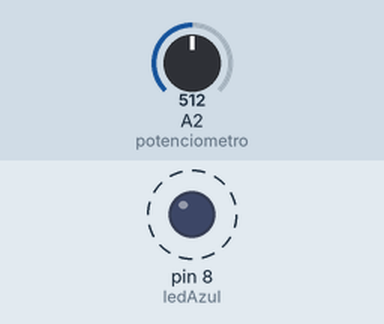
A sketch run on a simulated Arduino Uno, built with avr-gcc and run on an emulated ATmega328P. On the bench: output pins drawn as LEDs (lit = HIGH). Dashed ring = blinking. The inputs (shaded band) are chosen by the test bench; at power-on: A2 (potenciometro) = 512.

Above: at 1.8 s.
1.9 s: A2 (potenciometro) set to 0
At 2.8 s:
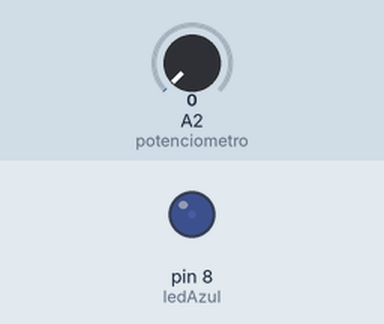
3.6 s: A2 (potenciometro) set to 122
At 3.9 s:
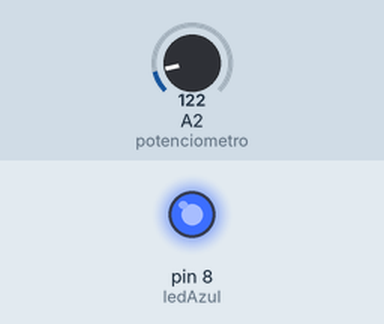
Timing chart, 0 to 13.1 s (numbered marks = the images above; inputs shaded):
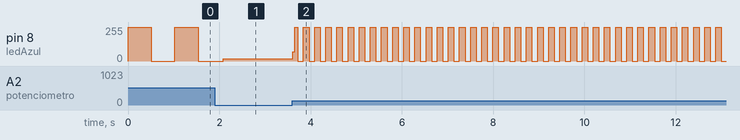

Measured:
- after the input at 3.6 s, pin 8 (ledAzul): 16/255 → 69/255 at once, then moves between 0/255 and 255/255, repeating every 0.24 s
- by itself, pin 8 (ledAzul): alternates 255/255 for 0.51 s and 0/255 for 0.51 s

The sketch:

Potenciometro.ino
```cpp
 /*
Pisca / Pisca com velocidade controlada
por um potenciometro
*/

int ledAzul = 8;
int potenciometro = 2;
int tempoDeEspera = 0;

void setup() {
  pinMode(ledAzul,OUTPUT);
}

void loop() {

  //Leitura do valor do potenciômetro que é usada como delay
  tempoDeEspera = analogRead(potenciometro);

  digitalWrite(ledAzul, HIGH);
  delay(tempoDeEspera);
  digitalWrite(ledAzul, LOW);
  delay(tempoDeEspera);
}
```
